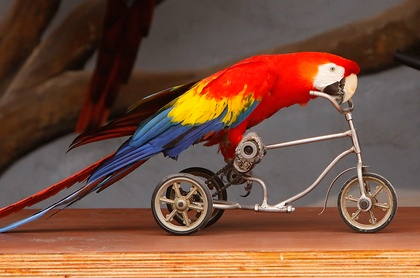
%> input picture img/Ara_macao.jpg, 420 x 278 px, shrunk from 1000 x 663 before the run
$ octave --eval "result = createFisheyeFill(imread('../img/Ara_macao.jpg'));"   (GNU Octave 9; MATLAB toolbox functions it lacks are replaced by stand-ins)
%> lines starting %> are read from the running program, lines starting %| are printed output that depends on the picture
function outputImage = createFisheyeFill(inputImage, degree, fill_mode)
    % Creates a more realistic fisheye effect using a power law mapping.
    %
    % Args:
    %   inputImage: The input image matrix (grayscale or RGB).
    %   degree:     Controls the "rounding" intensity, range [0, 1].
    %               0 = no distortion, 1 = maximum configured distortion.
    %   fill_mode:  'crop' (recommended) leaves areas outside the fisheye
    %               projection black, avoiding edge artifacts.
    %               'clamp' attempts to fill the frame by clamping coordinates,
    %               which may still introduce some edge stretching.
    %
    % Returns:
    %   outputImage: The image with the fisheye effect applied.

    if nargin < 2
        degree = 0.5;
        disp(['Using default fisheye degree = ', num2str(degree)]);
    end
    if nargin < 3
        fill_mode = 'crop'; % Default to crop for better quality
        disp("Using default fill_mode = 'crop'");
    end

    % Input validation
    if degree < 0 || degree > 1
        error('Degree must be between 0 and 1.');
    end
    if ~ismember(fill_mode, {'crop', 'clamp'})
        error("fill_mode must be either 'crop' or 'clamp'.");
    end

    % --- Configuration ---
    % Maximum strength coefficient 'k' when degree is 1.
    % This value is for the exponent term (1 + k). Adjust as needed.
    % Higher values -> more extreme rounding/compression at degree=1.
    k_max = 1.5; % Tunable parameter (e.g., 1.5, 2.0, 2.5, 3.0)

    % Calculate the actual strength based on degree
    k_strength = k_max * degree;
    exponent = 1.0 + k_strength; % The power for the mapping

    % --- Basic Setup ---
    [H, W, C] = size(inputImage);
%> H = 278; W = 420; C = 3
    original_class = class(inputImage);
%> original_class = 'uint8'

    if ~isa(inputImage, 'double')
        inputImage_double = im2double(inputImage);
    else
        inputImage_double = inputImage;
    end

    % Initialize output image (black background)
    outputImage_double = zeros(H, W, C, 'double');

    cx = W / 2;
%> cx = 210
    cy = H / 2;
%> cy = 139
    % Use distance to corner for normalization if clamping, or just min radius
    % Using min radius is often simpler and visually okay.
    max_radius = max(cx, cy);
%> max_radius = 210
    % Alternatively, for potentially better corner handling in clamp mode:
    % max_radius = sqrt(cx^2 + cy^2);

    if max_radius == 0 % Handle edge case of tiny image
        if strcmp(original_class, 'uint8')
            outputImage = im2uint8(outputImage_double);
        elseif strcmp(original_class, 'uint16')
            outputImage = im2uint16(outputImage_double);
        else
            outputImage = outputImage_double;
        end
        disp('Image too small, returning black image.');
        return;
    end

    % --- Inverse Mapping Loop ---
    for y = 1:H
        for x = 1:W
            xd = x - cx;
            yd = y - cy;
            r_d = sqrt(xd^2 + yd^2);

            % Normalized destination radius
            norm_r_d = r_d / max_radius;

            % --- Apply NEW Inverse Distortion Model ---
            % Apply power law mapping for compression
            % Handle norm_r_d = 0 separately if needed, although 0^exponent is 0
            if norm_r_d == 0
                norm_r_u = 0;
            else
                % Ensure base is non-negative if exponent isn't integer
                 norm_r_u = max(0, norm_r_d) ^ exponent;
            end

            % Calculate source radius r_u
            r_u = max_radius * norm_r_u;

            % Angle remains the same
            theta = atan2(yd, xd); % atan2 handles quadrants correctly

            % --- Calculate Corresponding Input Coordinates (u, v) ---
            u = cx + r_u * cos(theta);
            v = cy + r_u * sin(theta);

            % --- Handle Boundaries and Interpolation ---
            perform_interpolation = false;
            interp_u = u; % Coordinates to use for interpolation
            interp_v = v;

            if strcmp(fill_mode, 'crop')
                % Check if the calculated (u, v) is within the source image
                if u >= 1 && u <= W && v >= 1 && v <= H
                    perform_interpolation = true;
                    % Use original u, v for interpolation
                else
                    % Pixel remains black (already initialized)
                end
            elseif strcmp(fill_mode, 'clamp')
                % Clamp coordinates to be within source image bounds
                interp_u = max(1, min(W, u));
                interp_v = max(1, min(H, v));
                perform_interpolation = true; % Always interpolate in clamp mode
            end

            % --- Perform Bilinear Interpolation if required ---
            if perform_interpolation
                x1 = floor(interp_u);
                y1 = floor(interp_v);
                x2 = ceil(interp_u);
                y2 = ceil(interp_v);

                % Clamp floor/ceil results to be within [1, Dim] range
                x1 = max(1, x1);
                y1 = max(1, y1);
                x2 = min(W, x2);
                y2 = min(H, y2);

                % Added robustness: Ensure x1 <= x2 and y1 <= y2 even with clamping
                % This can happen if interp_u is exactly 1, floor=1, ceil=1
                if x1 > x2, x2 = x1; end
                if y1 > y2, y2 = y1; end

                % Handle cases where floor == ceil
                if x1 == x2 && y1 == y2
                    interpolated_value = inputImage_double(y1, x1, :);
                else
                     % Calculate fractional distances using the interpolation coordinates
                    dx = interp_u - x1;
                    dy = interp_v - y1;

                    % Get neighbor values
                    P1 = inputImage_double(y1, x1, :); % Top-left
                    P2 = inputImage_double(y1, x2, :); % Top-right
                    P3 = inputImage_double(y2, x1, :); % Bottom-left
                    P4 = inputImage_double(y2, x2, :); % Bottom-right

                    % Interpolate
                    interpolated_value = P1*(1-dx)*(1-dy) + P2*dx*(1-dy) + P3*(1-dx)*dy + P4*dx*dy;
                end

                % Assign value to output image
                outputImage_double(y, x, :) = interpolated_value;
            end % end if perform_interpolation

        end % end loop x
    end % end loop y
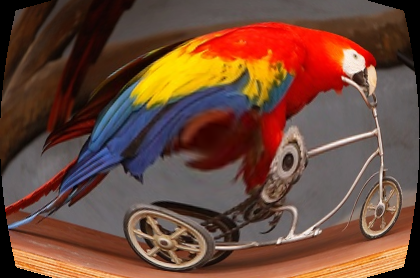
%> outputImage_double: size 278x420x3 double; mean R, G, B 0.43, 0.288, 0.228
%> after the loop, P1 = [0.843 0.588 0.329]; P2 = [0.859 0.608 0.357]; P3 = [1 0.769 0.486]; P4 = [1 0.765 0.494]; dx = 0.826; dy = 0.846; interpolated_value = [0.978 0.741 0.471]; norm_r_u = 1.37; x1 = 366; x2 = 367; y1 = 277; y2 = 278

    % --- Convert back to original data type ---
    if strcmp(original_class, 'uint8')
        outputImage = im2uint8(outputImage_double);
    elseif strcmp(original_class, 'uint16')
         outputImage = im2uint16(outputImage_double);
    else
        outputImage = outputImage_double;
    end

    disp('Fisheye transformation complete.');
end
